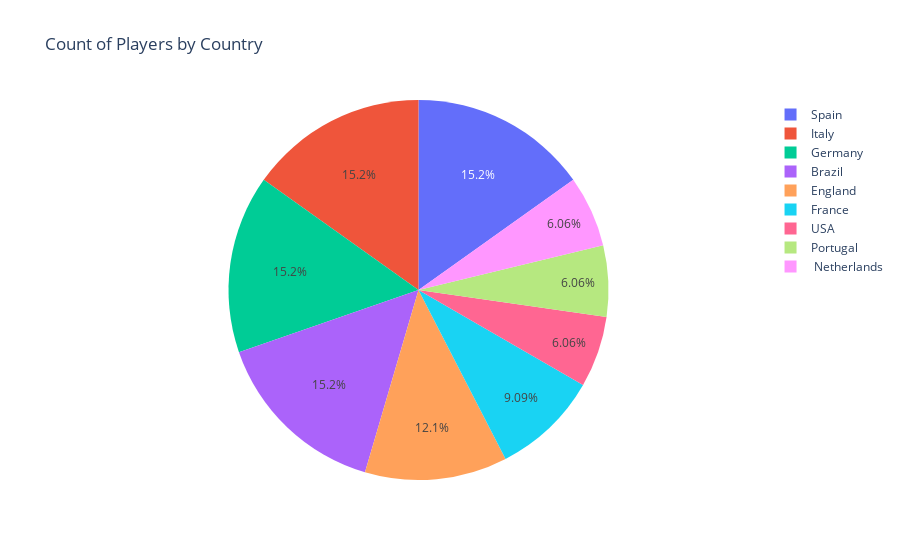

The cell this chart's notebook holds for it:
### Code cell
import plotly.express as px
country_count = df["Country"].value_counts()
px.pie(values=country_count.values, names=country_count.index, 
                    title='Count of Players by Country')

### Figure 1 — Plotly figure (JSON) as saved in the notebook; plotly's stock layout.template omitted (floating-point values rounded to 4 significant figures)
{"data": [{"domain": {"x": [0, 1], "y": [0, 1]}, "hovertemplate": "label=%{label}<br>value=%{value}<extra></extra>", "labels": ["Spain", "Italy", "Germany", "Brazil", "England", "France", "USA", "Portugal ", " Netherlands"], "legendgroup": "", "name": "", "showlegend": true, "type": "pie", "values": [100, 100, 100, 100, 80, 60, 40, 40, 40]}], "layout": {"legend": {"tracegroupgap": 0}, "title": {"text": "Count of Players by Country"}}}
